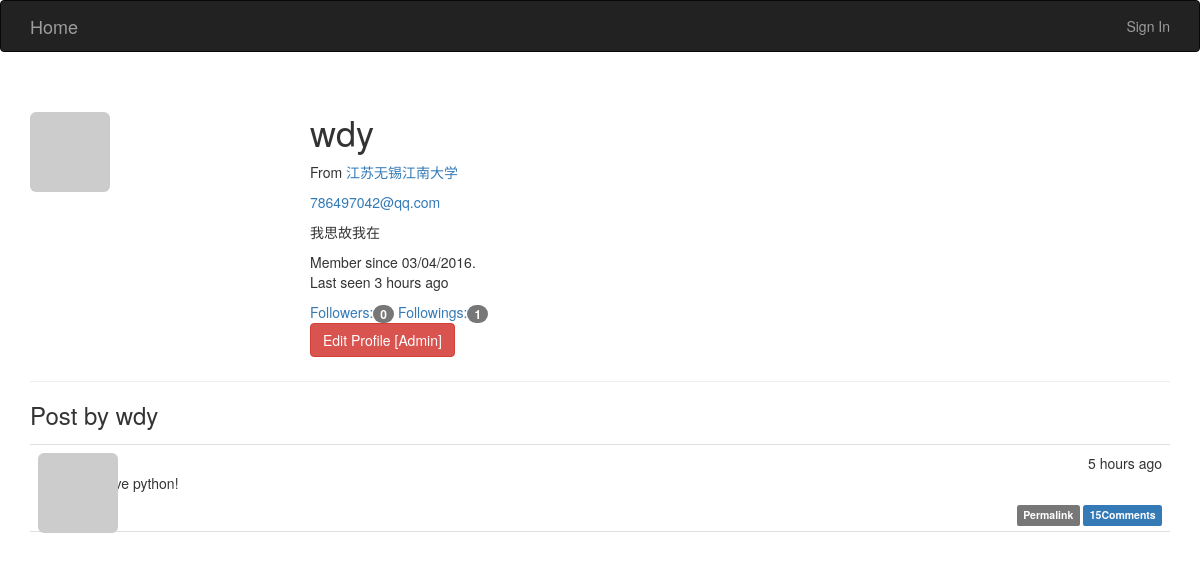
Page /user/wdy on the earlier database version.
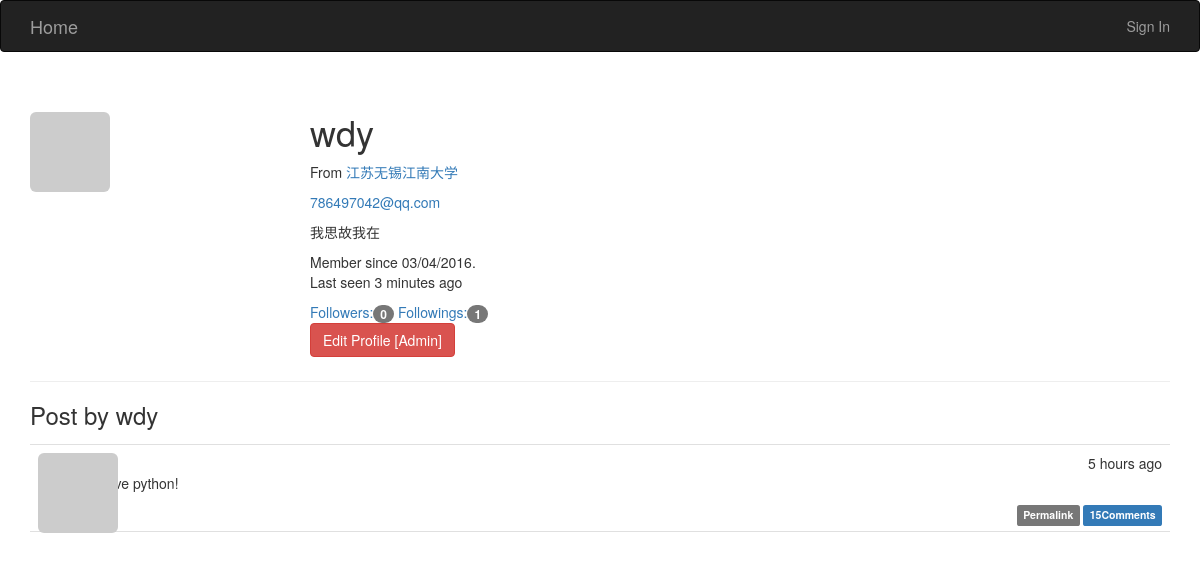
Same page on the later database version.
### flasky.py (models this page shows, shortened)
class User(UserMixin, db.Model):
    __tablename__ = 'users'
    id = db.Column(db.Integer, primary_key=True)
    email = db.Column(db.String(64), unique=True, index=True)
    username = db.Column(db.String(64), unique=True)
    password_hash = db.Column(db.String(128))
    role_id = db.Column(db.Integer, db.ForeignKey('roles.id'))
    confirmed = db.Column(db.Boolean, default=False)
    location = db.Column(db.String(64))
    about_me = db.Column(db.Text())
    member_since = db.Column(db.DateTime(), default=datetime.utcnow)
    last_seen = db.Column(db.DateTime(), default=datetime.utcnow)
    avatar_hash = db.Column(db.String(32))#email的md5散列值
    posts = db.relationship('Post', backref='author', lazy='dynamic')
    followed = db.relationship('Follow',
                               foreign_keys=[Follow.follower_id],
                               backref=db.backref('follower', lazy='joined'),
                               lazy='dynamic',
                               cascade='all, delete-orphan')
    followers = db.relationship('Follow', foreign_keys=[Follow.followed_id],
                                backref=db.backref('followed', lazy='joined'),
                                lazy='dynamic',
                                cascade='all, delete-orphan')
    comments = db.relationship('Comment', backref='author', lazy='dynamic')
    @property
    def password(self):
        raise AttributeError('password is not a readable attribute')
    def gravatar(self, size=100, default='identicon', rating='g'):
        if request.is_secure:
            url = 'https://secure.gravatar.com/avatar'
        else:
            url = 'https://www.gravatar.com/avatar'
        hash = hashlib.md5(self.email.encode('utf-8')).hexdigest()
        return '{url}/{hash}?s={size}&d={default}&r={rating}'.format(
            url=url, hash=hash, size=size, default=default, rating=rating)

class Post(db.Model):
    __tablename__ = 'posts'
    id = db.Column(db.Integer, primary_key=True)
    body = db.Column(db.Text)
    timestamp = db.Column(db.DateTime, index=True, default=datetime.utcnow)
    author_id = db.Column(db.Integer, db.ForeignKey('users.id'))
    body_html = db.Column(db.Text)
    comments = db.relationship('Comment', backref='post', lazy='dynamic')

### flasky.py (the view)
@app.route('/user/<username>')
def user(username):
    user = User.query.filter_by(username=username).first_or_404()
    posts = user.posts.order_by(Post.timestamp.desc()).all()
    return render_template('user.html', user=user, posts=posts)

### flasky.py (called while the page is built)
@app.context_processor
def inject_permissions():
    return dict(Permission=Permission)

    def can(self, permissions):
        return False

### templates/user.html (shortened to what this page needs)
{% extends "base.html" %}
{% block page_content %}
<div class="page-header">
    <img class="img-rounded profile-thumbnail" src="{{ user.gravatar(size=256) }}"
        xmlns="http://www.w3.org/1999/html">
    <div class="profile-header">
        <h1>{{ user.username }}</h1>
        <p>
            {% if user.location  %}
            From <a href="http://maps.google.com/?q={{ user.location }}">{{ user.location }}</a>
            {% endif %}
        </p>
        {% if current_user.is_administrator %}
        <p><a href="mailto:{{ user.email }}">{{ user.email }}</a></p>
        {% endif %}
        {% if user.about_me %}<p>{{ user.about_me }}</p>{% endif %}
        <p>
        Member since {{ moment(user.member_since).format('L') }}.<br/>
        Last seen {{ moment(user.last_seen).fromNow() }}
        </p>
        <a href="{{ url_for('followers', username=user.username) }}">
            Followers:<span class="badge">{{ user.followers.count() - 1 }}</span>
        </a>
        <a href="{{ url_for('followings', username=user.username) }}">
            Followings:<span class="badge">{{ user.followed.count() - 1 }}</span>
        </a>
        <p>
            {% if current_user.is_administrator %}
                <a class="btn btn-danger" href="{{ url_for('edit_profile_admin', id=user.id) }}">
                Edit Profile [Admin]
                </a>
            {% endif %}
        </p>
    </div>
 </div>
<h3>Post by {{ user.username }}</h3>
{% include "_posts.html" %}
{% endblock %}

### templates/base.html (shortened to what this page needs)
{% extends "bootstrap/base.html" %}
{% block head %}
{{ super() }}
<link rel="stylesheet" href="{{ url_for('static', filename='styles.css') }}" type="text/css">
{% endblock %}
{% block navbar %}
<div class="navbar navbar-inverse" role="navigation">
    <div class="container">
        <div class="navbar-header">
            <a class="navbar-brand" href="/">Home</a>
        </div>
        <ul class="nav navbar-nav navbar-right">
            {% if current_user.is_authenticated %}
            <li><a href="{{ url_for('logout') }}">Sign Out</a> </li>
            {% else %}
            <li><a href="{{ url_for('login') }}">Sign In</a></li>
            {% endif %}
        </ul>
    </div>
</div>
{% endblock %}
{% block content %}
<div class="container">
    {% block page_content %}{% endblock %}
</div>
{% endblock %}

### templates/_posts.html (shortened to what this page needs)
<ul class="posts">
    {% for post in posts %}
    <li class="post">
        <div class="post-thumbnail">
            <a href="{{ url_for('user', username=post.author.username) }}">
                <img class="img-rounded profile-thumbnail"
                src="{{ post.author.gravatar(size=40) }}">
            </a>
        </div>
        <div class="post-content">
            <div class="post-date">{{ moment(post.timestamp).fromNow() }}</div>
            <div class="post-author">
                <a href="{{ url_for('user', username=post.author.username) }}">
                </a>
            </div>
            <div class="post-body">
                {% if post.body_html %}
                    {{ post.body_html | safe }}
                {% else %}
                    {{ post.body }}
                {% endif %}
            </div>
            <div class="post-footer">
                <a href="{{ url_for('post', id=post.id) }}">
                    <span class="label label-default">Permalink</span>
                </a>
                <a href="{{ url_for('post', id=post.id) }}#comments">
                    <span class="label label-primary">
                        {{ post.comments.count() }}Comments
                    </span>
                </a>
            </div>
        </div>
    </li>
    {% endfor %}
</ul>

### static/styles.css (style rules this page uses)
.profile-thumbnail { position: absolute; }
.profile-header { min-height: 260px; margin-left: 280px; }
ul.posts { list-style-type: none; padding: 0px; margin: 16px 0px 0px 0px; border-top: 1px solid #e0e0e0; }
ul.posts li.post { padding: 8px; border-bottom: 1px solid #e0e0e0; }
div.post-date { float: right; }
div.post-author { font-weight: bold; }
div.post-thumbnail { position: absolute; }
div.post-content { margin-left: 48px; min-height: 48px; }
div.post-footer { text-align: right; }

Differences in the rows shown:
changed User "wdy": last_seen "3 hours ago" → "3 minutes ago"
